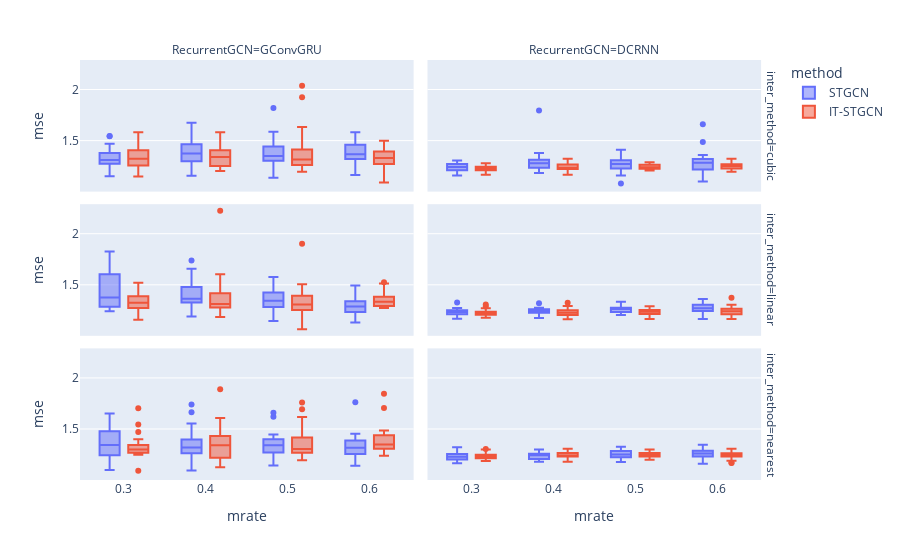

Here is the notebook cell this chart was saved with:
### Markdown cell above
## random

### Code cell
data.query("method!='GNAR' and mtype =='rand' ").plot.box(backend='plotly',x='mrate',color='method',y='mse',facet_col='RecurrentGCN',facet_row='inter_method',height=800)
